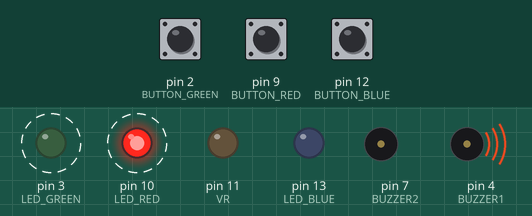
The sketch below on a simulated Arduino Uno, built with avr-gcc and run on an emulated ATmega328P. On the bench: output pins drawn as LEDs (lit = HIGH), buzzer (waves = sounding, pin HIGH). Dashed ring = blinking. The inputs (shaded band) are chosen by the test bench; at power-on: pin 2 (BUTTON_GREEN) HIGH, pin 9 (BUTTON_RED) HIGH, pin 12 (BUTTON_BLUE) HIGH. Random numbers use the default seed unless the sketch sets one.

Above: at 1.79 s.
1.8 s: pin 2 (BUTTON_GREEN) pulled LOW for 0.15 s
At 4.0 s:
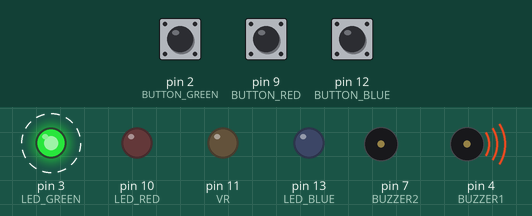
4.9 s: pin 9 (BUTTON_RED) pulled LOW for 0.15 s
At 6.3 s:
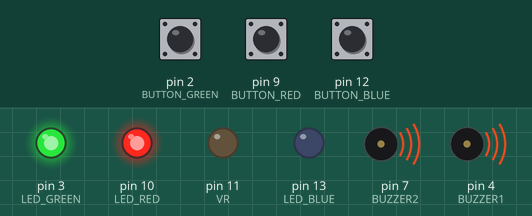
7.9 s: pin 12 (BUTTON_BLUE) pulled LOW for 3.2 s
At 9.5 s:
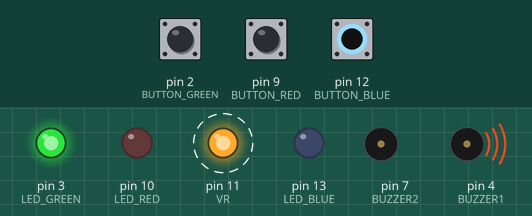
13.0 s: pin 12 (BUTTON_BLUE) pulled LOW for 0.15 s
At 14.6 s:
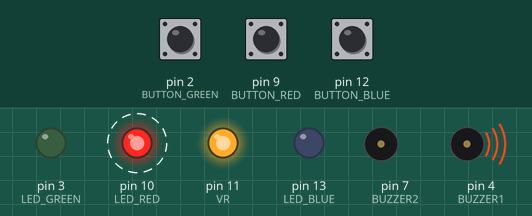
16.1 s: pin 2 (BUTTON_GREEN) pulled LOW for 3.2 s
At 18.7 s:
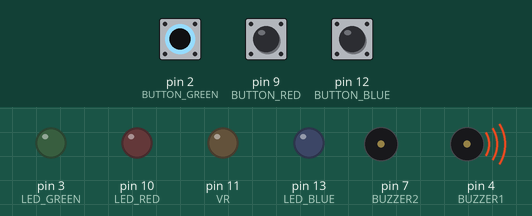
20.8 s: pin 2 (BUTTON_GREEN) pulled LOW for 1 s
At 23.21 s:
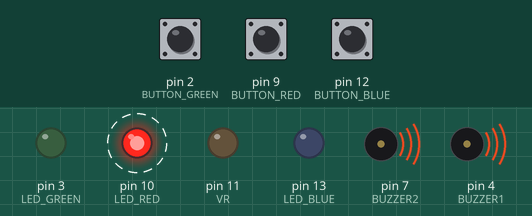
Timing chart, 0 to 24.8 s (numbered marks = the images above; inputs shaded):
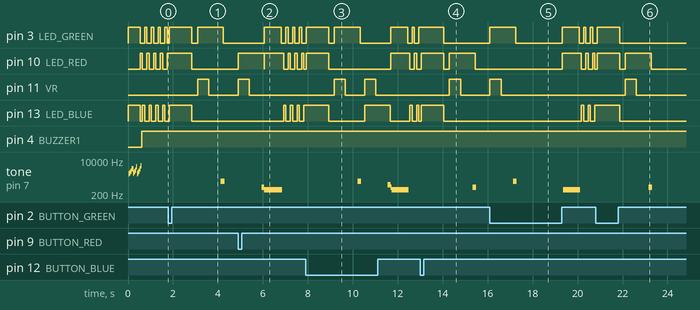

Measured:
- after the input at 1.8 s, pin 11 (VR): LOW → HIGH after 1.3 s, → LOW 0.50 s later; tone on pin 7 (BUZZER2): silent → 870 Hz after 2.3 s, → silent 0.16 s later
- after the input at 4.9 s, pin 3 (LED_GREEN): LOW → HIGH after 1.2 s, then repeats every 0.30 s: LOW 0.20 s, HIGH 0.10 s; pin 10 (LED_RED): goes HIGH 1.2 s, LOW 0.01 s, HIGH 0.86 s, 3 × (LOW 0.20 s, HIGH 0.10 s), then LOW, starting at once
- after the input at 7.9 s, pin 11 (VR): alternates HIGH for 0.50 s and LOW for 0.85 s, 4 changes in all, then stays LOW, starting after 1.3 s; tone on pin 7 (BUZZER2): plays 870 Hz for 0.16 s, 583 Hz for 0.12 s, 423 Hz for 0.04 s, 332 Hz for 0.76 s, starting after 2.3 s
- after the input at 13.0 s, pin 11 (VR): LOW → HIGH after 1.3 s, → LOW 0.50 s later; tone on pin 7 (BUZZER2): silent → 437 Hz after 2.3 s, → silent 0.16 s later
- after the input at 16.1 s, pin 3 (LED_GREEN): LOW → HIGH at once, → LOW 1.2 s later, → HIGH 2.1 s later, → LOW 0.76 s later, … (8 changes in this stretch); pin 10 (LED_RED): LOW → HIGH after 3.2 s, then repeats every 0.30 s: LOW 0.20 s, HIGH 0.10 s
- after the input at 20.8 s, pin 11 (VR): LOW → HIGH after 1.3 s, → LOW 0.50 s later; tone on pin 7 (BUZZER2): silent → 437 Hz after 2.4 s, → silent 0.16 s later
- by itself, pin 3 (LED_GREEN): alternates HIGH for 1.1 s and LOW for 0.25 s
- by itself, tone on pin 7 (BUZZER2): plays 2059 Hz for 0.04 s, 2342 Hz for 0.04 s, 2790 Hz for 0.04 s, 3671 Hz for 0.04 s, 3614 Hz for 0.04 s, 2183 Hz for 0.04 s … (14 notes in this stretch)

The sketch:

Ardu.ino
```cpp
#define NOTE_B0 31

#define NOTE_C1 33

#define NOTE_CS1 35

#define NOTE_D1 37

#define NOTE_DS1 39

#define NOTE_E1 41

#define NOTE_F1 44

#define NOTE_FS1 46

#define NOTE_G1 49

#define NOTE_GS1 52

#define NOTE_A1 55

#define NOTE_AS1 58

#define NOTE_B1 62

#define NOTE_C2 65

#define NOTE_CS2 69

#define NOTE_D2 73

#define NOTE_DS2 78

#define NOTE_E2 82

#define NOTE_F2 87

#define NOTE_FS2 93

#define NOTE_G2 98

#define NOTE_GS2 104

#define NOTE_A2 110

#define NOTE_AS2 117

#define NOTE_B2 123

#define NOTE_C3 131

#define NOTE_CS3 139

#define NOTE_D3 147

#define NOTE_DS3 156

#define NOTE_E3 165

#define NOTE_F3 175

#define NOTE_FS3 185

#define NOTE_G3 196

#define NOTE_GS3 208

#define NOTE_A3 220

#define NOTE_AS3 233

#define NOTE_B3 247

#define NOTE_C4 262

#define NOTE_CS4 277

#define NOTE_D4 294

#define NOTE_DS4 311

#define NOTE_E4 330

#define NOTE_F4 349

#define NOTE_FS4 370

#define NOTE_G4 392

#define NOTE_GS4 415

#define NOTE_A4 440

#define NOTE_AS4 466

#define NOTE_B4 494

#define NOTE_C5 523

#define NOTE_CS5 554

#define NOTE_D5 587

#define NOTE_DS5 622

#define NOTE_E5 659

#define NOTE_F5 698

#define NOTE_FS5 740

#define NOTE_G5 784

#define NOTE_GS5 831

#define NOTE_A5 880

#define NOTE_AS5 932

#define NOTE_B5 988

#define NOTE_C6 1047

#define NOTE_CS6 1109

#define NOTE_D6 1175

#define NOTE_DS6 1245

#define NOTE_E6 1319

#define NOTE_F6 1397

#define NOTE_FS6 1480

#define NOTE_G6 1568

#define NOTE_GS6 1661

#define NOTE_A6 1760

#define NOTE_AS6 1865

#define NOTE_B6 1976

#define NOTE_C7 2093

#define NOTE_CS7 2217

#define NOTE_D7 2349

#define NOTE_DS7 2489

#define NOTE_E7 2637

#define NOTE_F7 2794

#define NOTE_FS7 2960

#define NOTE_G7 3136

#define NOTE_GS7 3322

#define NOTE_A7 3520

#define NOTE_AS7 3729

#define NOTE_B7 3951

#define NOTE_C8 4186

#define NOTE_CS8 4435

#define NOTE_D8 4699

#define NOTE_DS8 4978


#define CHOICE_OFF      0 //Usado para controlar LEDs

#define CHOICE_NONE     0 //Usado para verificar botões

#define CHOICE_RED  (1 << 0)

#define CHOICE_GREEN    (1 << 1)

#define CHOICE_BLUE (1 << 2)

//#define CHOICE_YELLOW   (1 << 3)


#define LED_RED     10

#define LED_GREEN   3

#define LED_BLUE    13

//#define LED_YELLOW  5


// Definições dos pinos de botão

#define BUTTON_RED    9

#define BUTTON_GREEN  2

#define BUTTON_BLUE   12

//#define BUTTON_YELLOW 6


// Definições dos pinos do Buzzer

#define BUZZER1  4

#define BUZZER2  7


// Parâmetros do jogo

#define ROUNDS_TO_WIN      12 // Número de rodadas para vencer o Jogo.

#define ENTRY_TIME_LIMIT   10000 // Tempo para pressionar um botão antes que o jogo acabe. 1000ms = 1 seg


#define MODE_MEMORY  0

#define MODE_BATTLE  1

#define MODE_BEEGEES 2

const int VR = 11;


// Variáveis de estado do jogo

byte gameMode = MODE_MEMORY; //Por padrão, vamos jogar o jogo da memória

byte gameBoard[32]; //Salva a combinação de botões à medida que avançamos

byte gameRound = 0; //Conta o número de rodadas de sucesso que o jogador fez


void setup()

{


  pinMode(VR,OUTPUT);


  // Configuração dos pinos de entradas e saídas


  // Ativa pull ups em entradas

  pinMode(BUTTON_RED, INPUT_PULLUP);

  pinMode(BUTTON_GREEN, INPUT_PULLUP);

  pinMode(BUTTON_BLUE, INPUT_PULLUP);

  //pinMode(BUTTON_YELLOW, INPUT_PULLUP);


  pinMode(LED_RED, OUTPUT);

  pinMode(LED_GREEN, OUTPUT);

  pinMode(LED_BLUE, OUTPUT);

  //pinMode(LED_YELLOW, OUTPUT);


  //Som
  pinMode(BUZZER1, OUTPUT);

  pinMode(BUZZER2, OUTPUT);


  // Verificação de modo

  gameMode = MODE_MEMORY; // Por padrão, vamos jogar o jogo da memória


  // Verifique se o botão inferior direito está pressionado

 // if (checkButton() == CHOICE_YELLOW) play_beegees();


  // Verifique se o botão superior direito está pressionado

  if (checkButton() == CHOICE_GREEN)

  {

    gameMode = MODE_BATTLE; // Coloque o jogo no modo de batalha


    //Ligue o LED superior direito (verde)

    setLEDs(CHOICE_GREEN);

    toner(CHOICE_GREEN, 150);


    setLEDs(CHOICE_RED | CHOICE_BLUE ); //CHOICE_YELLOW); // Ligue os outros LEDs até você soltar o botão


    while(checkButton() != CHOICE_NONE) ; // Aguarde até que o usuário pare de pressionar o botão


    //Agora não faça nada. O modo de batalha esta ativado

  }


  play_winner(); // Após a conclusão da configuração, diga olá ao mundo

}


void loop()

{

  attractMode(); // Pisca luzes enquanto aguarda o usuário apertar um botão


  // Indique o início do jogo

  setLEDs(CHOICE_RED | CHOICE_GREEN | CHOICE_BLUE ); //CHOICE_YELLOW); // Ativar todos os LEDs

  delay(1000);

  setLEDs(CHOICE_OFF); // Desligue os LEDs

  delay(250);


  if (gameMode == MODE_MEMORY)

  {

    // Play no jogo de memória e recebe com resultado

    if (play_memory() == true)

      play_winner(); // Ganhou, toca som vitória

    else

      play_loser(); // Perdeu, toca som derrota

  }


  if (gameMode == MODE_BATTLE)

  {

    play_battle(); // Jogue o jogo até que alguém perca


    play_loser(); // Perdeu, toca som derrota

  }

}


//-=-=-=-=-=-=-=-=-=-=-=-=-=-=-=-=-=-=-=-=-=-=-=-=-=-=-=-=-=-=

//As seguintes funções estão relacionadas apenas ao jogo


// Jogue o jogo regular da memória

// Retorna 0 se o jogador perde ou 1 se o jogador ganhar

boolean play_memory(void)

{

  randomSeed(millis()); // Gerador aleatório


  gameRound = 0; // Redefinir o jogo para o começo


  while (gameRound < ROUNDS_TO_WIN)

  {

    add_to_moves(); // Adicione um botão aos movimentos atuais e reproduza-os


    playMoves(); // Jogue de volta o tabuleiro do jogo atual


    // Em seguida, solicite ao jogador que repita a sequência.

    for (byte currentMove = 0 ; currentMove < gameRound ; currentMove++)

    {

      byte choice = wait_for_button(); // Veja o botão que o usuário pressiona


      if (choice == 0) return false; // Se a espera expirar, o jogador perde


      if (choice != gameBoard[currentMove]) return false; // Se a escolha estiver incorreta, o jogador perde

    }


    delay(1000); // O jogador estava correto, espera antes de jogar

  }


  return true; // O jogador cumpriu todas as rodadas para ganhar!

}


// Jogue o modo de batalha especial de 2 jogadores

// Um jogador começa pressionando um botão e entregando ao outro jogador

// Esse jogador repete o botão e adiciona um, depois passa de volta.

// Esta função retorna quando alguém perde

boolean play_battle(void)

{

  gameRound = 0; // Redefinir o quadro do jogo de volta para um quadro


  while (1) // Loop até alguém falhar

  {

    byte newButton = wait_for_button(); // Aguarde até que o usuário insira o próximo passo

    gameBoard[gameRound++] = newButton; // Adicionar este novo botão ao array do jogo


    // Em seguida, solicite ao jogador que repita a sequência.

    for (byte currentMove = 0 ; currentMove < gameRound ; currentMove++)

    {

      byte choice = wait_for_button();


      if (choice == 0) return false; // Se a espera expirar, o jogador perde.


      if (choice != gameBoard[currentMove]) return false; // Se a escolha estiver incorreta, o jogador perde.

    }


    delay(100); // Dê ao usuário 100ms extras para entregar o jogo ao outro jogador

  }


  return true; // Nós nunca devemos chegar aqui

}


// Reproduz o conteúdo atual dos movimentos do jogo

void playMoves(void)

{

  for (byte currentMove = 0 ; currentMove < gameRound ; currentMove++)

  {

    toner(gameBoard[currentMove], 150);


    // Aguarde algum tempo entre a reprodução do botão

     // Encurtar isso para tornar o jogo mais difícil

    delay(200); // 150 funciona bem. 75 fica rápido.

  }

}


// Adiciona um novo botão aleatório à sequência do jogo

void add_to_moves(void)

{

  byte newButton = random(0, 3); //min (incluido), max (excluido)


  // Temos que converter esse número, 0 até 3, para CHOICEs

  if(newButton == 0) newButton = CHOICE_RED;

  else if(newButton == 1) newButton = CHOICE_GREEN;

  else if(newButton == 2) newButton = CHOICE_BLUE;

  ///else if(newButton == 3) newButton = CHOICE_YELLOW;


  gameBoard[gameRound++] = newButton; // Adicionar este novo botão ao array do jogo

}


//-=-=-=-=-=-=-=-=-=-=-=-=-=-=-=-=-=-=-=-=-=-=-=-=-=-=-=-=-=-=

// As seguintes funções controlam o hardware


// ilumina um determinado LEDs

// Passar em um byte composto de CHOICE_RED, CHOICE_YELLOW, etc

void setLEDs(byte leds)

{

  if ((leds & CHOICE_RED) != 0)

    digitalWrite(LED_RED, HIGH);

  else

    digitalWrite(LED_RED, LOW);


  if ((leds & CHOICE_GREEN) != 0)

    digitalWrite(LED_GREEN, HIGH);

  else

    digitalWrite(LED_GREEN, LOW);


  if ((leds & CHOICE_BLUE) != 0)

    digitalWrite(LED_BLUE, HIGH);

  else

    digitalWrite(LED_BLUE, LOW);


  //if ((leds & CHOICE_YELLOW) != 0)

 //   digitalWrite(LED_YELLOW, HIGH);

 // else

 //  digitalWrite(LED_YELLOW, LOW);

}


// Aguarde até que um botão seja pressionado.

// Retorna uma das cores do LED (LED_RED, etc.) se for bem-sucedida, 0 se expirar

byte wait_for_button(void)

{

  long startTime = millis(); // Lembre-se da hora em que começamos o loop


  while ( (millis() - startTime) < ENTRY_TIME_LIMIT) // Faz um loop até que passe muito tempo

  {

    byte button = checkButton();


    if (button != CHOICE_NONE)

    {

      toner(button, 150); // Reproduzir o botão que o usuário acabou de pressionar


      while(checkButton() != CHOICE_NONE) ;  // Agora vamos esperar que o usuário libere o botão


      delay(10); // Isso ajuda com toques duplos acidentais


      return button;

    }


  }


  return CHOICE_NONE; // Se chegarmos aqui, expiramos!

}


// Retorna um bit '1' na posição correspondente a CHOICE_RED, CHOICE_GREEN, etc.

byte checkButton(void)

{

  if (digitalRead(BUTTON_RED) == 0) return(CHOICE_RED);

  else if (digitalRead(BUTTON_GREEN) == 0) return(CHOICE_GREEN);

  else if (digitalRead(BUTTON_BLUE) == 0) return(CHOICE_BLUE);

  //else if (digitalRead(BUTTON_YELLOW) == 0) return(CHOICE_YELLOW);


  return(CHOICE_NONE); // Se nenhum botão for pressionado, não retorne nenhum

}


// Acenda um LED e toque o tom

// Vermelho, superior esquerdo: 440Hz - 2.272ms - 1.136ms de pulso

// Verde, superior direito: 880Hz - 1.136ms - pulso de 0.568ms

// Azul, inferior esquerdo: pulso de 587.33Hz - 1.702ms - 0.851ms

// Amarelo, inferior direito: 784Hz - 1,276ms - pulso de 0,638ms

void toner(byte which, int buzz_length_ms)

{

  setLEDs(which); // Ligue um dado LED


  // Reproduz o som associado ao LED fornecido

  switch(which)

  {

  case CHOICE_RED:

    digitalWrite(VR,HIGH); //vibrar
    delay(500);
    digitalWrite(VR,LOW);
    delay(500);


    buzz_sound(buzz_length_ms, 1136);

    break;

  case CHOICE_GREEN:

    digitalWrite(VR,HIGH); //vibrar
    delay(500);
    digitalWrite(VR,LOW);
    delay(500);


    buzz_sound(buzz_length_ms, 568);

    break;

  case CHOICE_BLUE:

    digitalWrite(VR,HIGH); //vibrar
    delay(500);
    digitalWrite(VR,LOW);
    delay(500);

    buzz_sound(buzz_length_ms, 851);

    break;

  //case CHOICE_YELLOW:

   // buzz_sound(buzz_length_ms, 638);

   // break;

  }


  setLEDs(CHOICE_OFF); // Desligue todos os LEDs

}


// Alterna o buzzer a cada buzz_delay_us, por uma duração de buzz_length_ms.

void buzz_sound(int buzz_length_ms, int buzz_delay_us)

{

  // Converter tempo total de reprodução de milissegundos para microssegundos

  long buzz_length_us = buzz_length_ms * (long)1000;


  // Faz um loop até que o tempo restante de reprodução seja menor que um único buzz_delay_us

  while (buzz_length_us > (buzz_delay_us * 2))

  {

    buzz_length_us -= buzz_delay_us * 2; // Diminui o tempo de jogo restante


    // Alterna a campainha em várias velocidades

    digitalWrite(BUZZER1, LOW);

    digitalWrite(BUZZER2, HIGH);

    delayMicroseconds(buzz_delay_us);


    digitalWrite(BUZZER1, HIGH);

    digitalWrite(BUZZER2, LOW);

    delayMicroseconds(buzz_delay_us);

  }

}


// Reproduzir o som e as luzes do vencedor

void play_winner(void)

{

  setLEDs(CHOICE_GREEN | CHOICE_BLUE);

  winner_sound();

 // setLEDs(CHOICE_RED | CHOICE_YELLOW);

  winner_sound();

  setLEDs(CHOICE_GREEN | CHOICE_BLUE);

  winner_sound();

  //setLEDs(CHOICE_RED | CHOICE_YELLOW);

  //winner_sound();

}


// Som vencedor

// Este é apenas um som (chato) único que criamos, não há mágica nisso

void winner_sound(void)

{


  // Alterna a campainha em várias velocidades

  for (byte x = 250 ; x > 70 ; x--)

  {

    for (byte y = 0 ; y < 3 ; y++)

    {

      digitalWrite(BUZZER2, HIGH);

      digitalWrite(BUZZER1, LOW);

      delayMicroseconds(x);


      digitalWrite(BUZZER2, LOW);

      digitalWrite(BUZZER1, HIGH);

      delayMicroseconds(x);

    }

  }

}


// Jogue o som perdedor / luzes

void play_loser(void)

{

  setLEDs(CHOICE_RED | CHOICE_GREEN);

  buzz_sound(255, 1500);


 // setLEDs(CHOICE_BLUE | CHOICE_YELLOW);

  buzz_sound(255, 1500);


  setLEDs(CHOICE_RED | CHOICE_GREEN);

  buzz_sound(255, 1500);


  //setLEDs(CHOICE_BLUE | CHOICE_YELLOW);

  //buzz_sound(255, 1500);

}


// Mostra uma tela de "modo de atração" enquanto aguarda o usuário pressionar o botão.

void attractMode(void)

{

  while(1)

  {

    setLEDs(CHOICE_RED);

    delay(100);

    if (checkButton() != CHOICE_NONE) return;


    setLEDs(CHOICE_BLUE);

    delay(100);

    if (checkButton() != CHOICE_NONE) return;


    setLEDs(CHOICE_GREEN);

    delay(100);

    if (checkButton() != CHOICE_NONE) return;


    //setLEDs(CHOICE_YELLOW);

    //delay(100);

    //if (checkButton() != CHOICE_NONE) return;

  }

}


//-=-=-=-=-=-=-=-=-=-=-=-=-=-=-=-=-=-=-=-=-=-=-=-=-=-=-=-=-=-=


void vibrarVitoria(void)
{
  digitalWrite(VR,HIGH);
  delay(50);
  digitalWrite(VR,LOW);
  delay(50);
  digitalWrite(VR,HIGH);
  delay(50);
  digitalWrite(VR,LOW);
  delay(50);
  digitalWrite(VR,HIGH);
  delay(50);
  digitalWrite(VR,LOW);
  delay(50);
}

void vibrarCorNova(void)
{
  digitalWrite(VR,HIGH);
  delay(500);
  digitalWrite(VR,LOW);
  delay(500);
}
```
